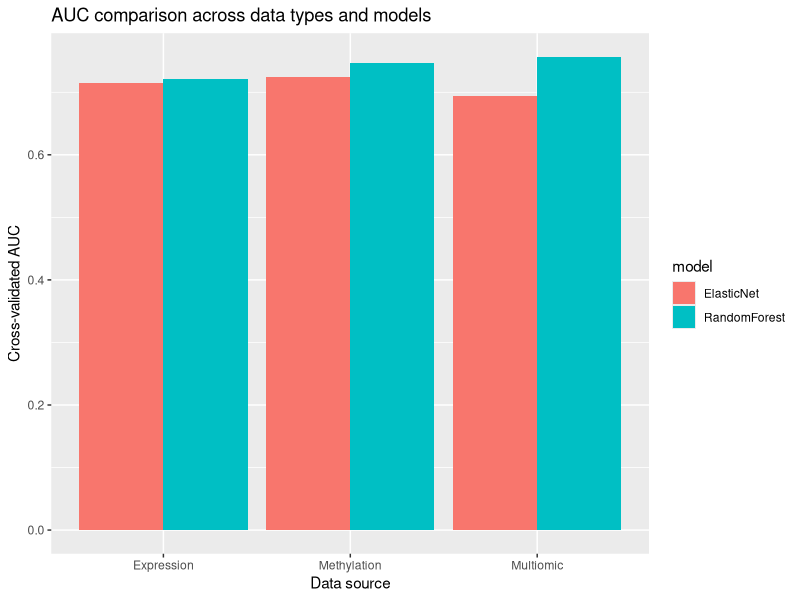
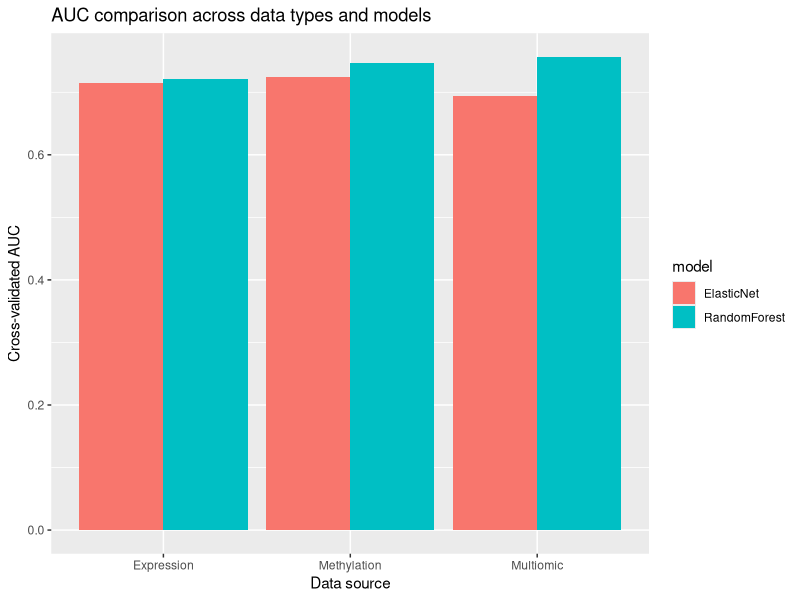

Source code (R) for these figures, in order:
## ---- chunk 1
#--------------------------------------------------
# 1. Load packages and saved result tables
#--------------------------------------------------

library(tidyverse)
library(here)

expr_model_summary <- read_csv(here("outputs", "tables", "expression_model_summary.csv"), show_col_types = FALSE)
expr_auc_summary <- read_csv(here("outputs", "tables", "expression_auc_summary.csv"), show_col_types = FALSE)

meth_model_summary <- read_csv(here("outputs", "tables", "methylation_model_summary.csv"), show_col_types = FALSE)
meth_auc_summary <- read_csv(here("outputs", "tables", "methylation_auc_summary.csv"), show_col_types = FALSE)

multi_model_summary <- read_csv(here("outputs", "tables", "multiomic_model_summary.csv"), show_col_types = FALSE)
multi_auc_summary <- read_csv(here("outputs", "tables", "multiomic_auc_summary.csv"), show_col_types = FALSE)

## ---- chunk 2
#--------------------------------------------------
# 2. Add data source labels
#--------------------------------------------------

expr_model_summary <- expr_model_summary %>%
  mutate(data_source = "Expression")

meth_model_summary <- meth_model_summary %>%
  mutate(data_source = "Methylation")

multi_model_summary <- multi_model_summary %>%
  mutate(data_source = "Multiomic")

expr_auc_summary <- expr_auc_summary %>%
  mutate(data_source = "Expression")

meth_auc_summary <- meth_auc_summary %>%
  mutate(data_source = "Methylation")

multi_auc_summary <- multi_auc_summary %>%
  mutate(data_source = "Multiomic")
## ---- chunk 3
#--------------------------------------------------
# 3. Combine model summaries
#--------------------------------------------------

all_model_summary <- bind_rows(
  expr_model_summary,
  meth_model_summary,
  multi_model_summary
)

all_auc_summary <- bind_rows(
  expr_auc_summary,
  meth_auc_summary,
  multi_auc_summary
)

print(all_model_summary)
print(all_auc_summary)

write_csv(
  all_model_summary,
  here("outputs", "tables", "all_model_summary.csv")
)

write_csv(
  all_auc_summary,
  here("outputs", "tables", "all_auc_summary.csv")
)
## ---- chunk 4
#--------------------------------------------------
# 4. Create final comparison table
#--------------------------------------------------

final_comparison <- all_model_summary %>%
  select(data_source, model, ROC, Sens, Spec, ROCSD, SensSD, SpecSD) %>%
  left_join(
    all_auc_summary,
    by = c("data_source", "model")
  ) %>%
  arrange(desc(auc))

print(final_comparison)

write_csv(
  final_comparison,
  here("outputs", "tables", "final_model_comparison.csv")
)
## ---- chunk 5
report_table <- final_comparison %>%
  mutate(
    ROC = round(ROC, 3),
    Sens = round(Sens, 3),
    Spec = round(Spec, 3),
    auc = round(auc, 3)
  ) %>%
  select(data_source, model, auc, ROC, Sens, Spec)

print(report_table)

write_csv(
  report_table,
  here("outputs", "tables", "report_model_table.csv")
)
## ---- chunk 6
#--------------------------------------------------
# 5. Plot AUC comparison
#--------------------------------------------------

p_auc <- all_auc_summary %>%
  ggplot(aes(x = data_source, y = auc, fill = model)) +
  geom_col(position = "dodge") +
  labs(
    title = "AUC comparison across data types and models",
    x = "Data source",
    y = "Cross-validated AUC"
  )

print(p_auc)

ggsave(
  here("outputs", "figures", "auc_comparison.png"),
  plot = p_auc,
  width = 8,
  height = 5
)
## ---- chunk 7
best_overall <- final_comparison %>%
  slice_max(order_by = auc, n = 1, with_ties = TRUE)

print(best_overall)

write_csv(
  best_overall,
  here("outputs", "tables", "best_overall_models.csv")
)
